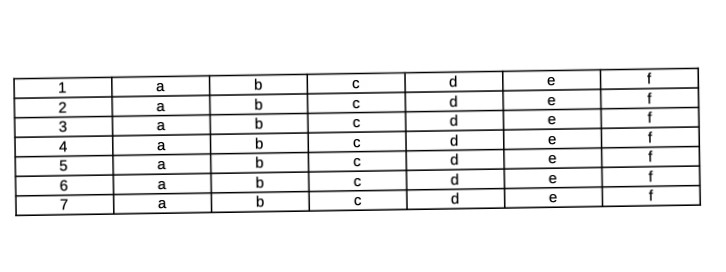
#> input picture examples/example7.png, 726 x 272 px, found by its file name
$ python row.py
#> lines starting #> are read from the running program, lines starting #| are printed output that depends on the picture; after the words box and inside, x2 and y2 are one past the last pixel; in counts of white or black regions, pixels touching at a corner belong together
import os
import cv2
import numpy as np


# Возвращает повёрнутое изображение (матрицу) на угол "angle"
# https://www.pyimagesearch.com/2017/02/20/text-skew-correction-opencv-python/
def rotate_image(image):
    gray = cv2.bitwise_not(cv2.cvtColor(image_orig, cv2.COLOR_BGR2GRAY))
    thresh = cv2.threshold(gray, 0, 255, cv2.THRESH_BINARY | cv2.THRESH_OTSU)[1]
    coords = np.column_stack(np.where(thresh > 0))
    angle = cv2.minAreaRect(coords)[-1]
    if angle < -45:
        angle = -(90 + angle)
    else:
        angle = -angle
    print("[INFO] angle: {:.3f}".format(angle))
    (h, w) = image.shape[:2]
    center = (w // 2, h // 2)
    M = cv2.getRotationMatrix2D(center, angle, 1.0)
    return cv2.warpAffine(image, M, (w, h), flags=cv2.INTER_CUBIC, borderMode=cv2.BORDER_REPLICATE)


# сортирует контруры, возвращает вложенный массив, табличное представление
# [[((x,y),(w,h),angle)),((x,y),(w,h),angle)),...],[((x,y),(w,h),angle)),((x,y),(w,h),angle)),...],]
def sorting_contours(contours):
    contours2 = contours.copy()
    cell_table = []
    while len(contours2) > 0:
        t = contours2[0]  # первый попавшийся
        y = contours2[0][0][1]  # смотрим кординату y
        line_outlines = []  # здесь будут контрура принадлежащие одной строке
        for _ in contours2[:]:
            nextY = _[0][1]
            if y + 5 > nextY > y - 5:
                y = nextY
                line_outlines.append(_)
                contours2.remove(_)
        cell_table.append(line_outlines)
    return cell_table


def show_row(point_table, n):
    row = point_table[n - 1]

    maxY = 0
    for _ in row:
        for __ in _:
            if __[1] > maxY:
                maxY = __[1]
    minY = row[0][0][1]
    for _ in row:
        for __ in _:
            if __[1] < minY:
                minY = __[1]

    maxX = 0

    for _ in row:
        for __ in _:
            if __[0] > maxX:
                maxX = __[0]
    minX = row[0][0][0]

    for _ in row:
        for __ in _:
            if __[0] < minX:
                minX = __[0]

    return rotated_img[int(minY):int(maxY), int(minX):int(maxX)]


def cells(contours):
    # здесь преобразование беспорядочных точек контуров в отсортированые 4 точки углов каждой ячейки:
    n = 0
    cells = []
    for idx, contour in enumerate(contours):
        if hierarchy[0][idx][3] == 1:
            n += 1
            rect = cv2.minAreaRect(contour)  # выход:((x,y),(w,h),angle))
            cells.append(rect)
            box = cv2.boxPoints(rect)
            box = np.int0(box)
            # show color contours
            # cv2.drawContours(rotated_img, [box], 0, (0, 0, 255), 1)
    return cells

def places_intersection_points(point_table):
    # Расставляет точки пересечения
    for _ in point_table:
        for __ in _:
            for ___ in __:
                cv2.circle(rotated_img, (int(___[0]), int(___[1])), 2, (255, 0, 255),
                           2)  # цвет точек пересечения (феолет.)
    return point_table

def point_in_table(table):
    point_table = []
    for _ in table:
        row = []
        for __ in _:
            row.append(cv2.boxPoints(__))
        point_table.append(row)
    return point_table


def show_cell_numbers():
    # отображение номеров ячеек
    n = 1
    d = 1
    for _ in table:
        for __ in _:
            cv2.putText(rotated_img, str(n), (int(__[0][0]), int(__[0][1])), cv2.FONT_HERSHEY_SIMPLEX, 0.5, (255, 0, 0),
                        1,
                        cv2.LINE_AA)  # цвет нумерации ячеек (синий)
            n += 1
        d += 1
    return table


"""
начало работы
"""
# чтение изображение в img
image_orig = cv2.imread('examples' + os.sep + 'rotated' + os.sep + 'example7.png')
#> image_orig is the input picture: shape (272, 726, 3); min 0, max 255, mean 240.1
# автоповорот изображения
rotated_img = rotate_image(image_orig)
#> in rotate_image, `gray = cv2.bitwise_not(cv2.cvtColor(image_orig, cv2.COLOR_BGR2GRAY))`:
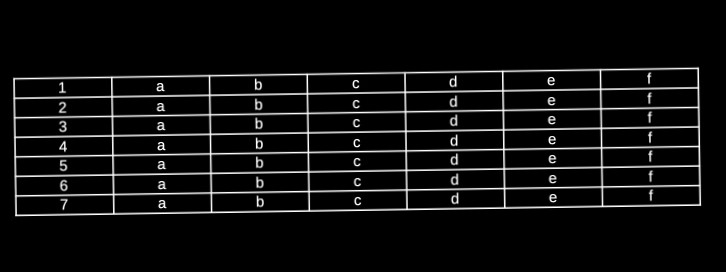
#> gray: shape (272, 726); min 0, max 255, mean 14.9
#> in rotate_image, `thresh = cv2.threshold(gray, 0, 255, cv2.THRESH_BINARY | cv2.THRESH_OT..`:
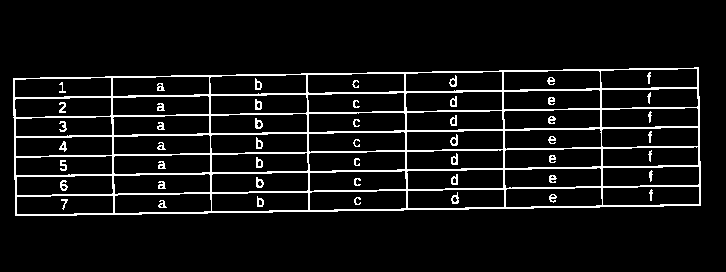
#> thresh: shape (272, 726); 7.5% white in thin lines or dots, all inside (x1, y1, x2, y2) = (13, 67, 701, 216)
#> in rotate_image, `coords = np.column_stack(np.where(thresh > 0))`: coords = 14722 pairs, first value 67 to 215, second value 13 to 700
#> in rotate_image, `angle = cv2.minAreaRect(coords)[-1]`: angle = -89.12
#> in rotate_image, `angle = -(90 + angle)`: angle = -0.877
#| [INFO] angle: -0.877
#> in rotate_image, `M = cv2.getRotationMatrix2D(center, angle, 1.0)`: M = [[1, -0.0153, 2.12], [0.0153, 1, -5.54]]
#> in rotate_image, `return cv2.warpAffine(image, M, (w, h), flags=cv2.INTER_CUBIC, borderM..`:
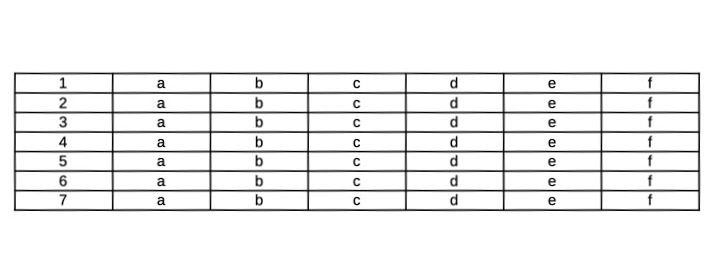
#> returned value: shape (272, 726, 3); min 0, max 255, mean 239.9
cv2.imwrite('out' + os.sep + 'Input.png', rotated_img)
cv2.imwrite('out' + os.sep + 'Input_orig.png', image_orig)
# конвертирование в оттенки серого результат в "gray"
gray = cv2.cvtColor(rotated_img, cv2.COLOR_BGR2GRAY)
# пороговое осветление (все пиксели ярче 200 становятся белыми (255)остальные чёрными (0)) результат в "trash"
# первое число очень важно - от его выбора зависит как определятся контуры
ret, thresh = cv2.threshold(gray, 200, 255, 0, cv2.THRESH_BINARY)
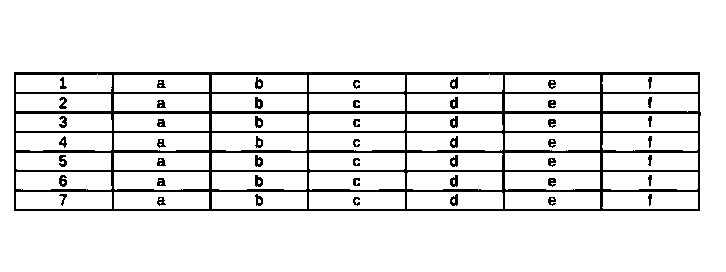
#> thresh: shape (272, 726); 90.9% white; 50 black regions, largest, box (x1, y1, x2, y2) and area: (14, 72, 701, 211) 15525, (255, 97, 263, 109) 69, (450, 116, 458, 128) 68
img_erode = cv2.erode(thresh, np.ones((3, 3), np.uint8),
                      iterations=1)  # эрозия)) - каждый чёрный пиксель закрашивает соседние вокруг себя
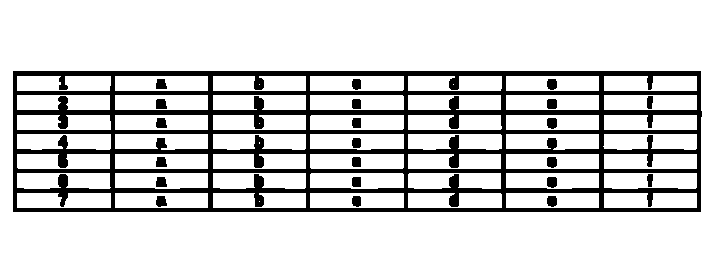
#> img_erode: shape (272, 726); 83.3% white; 22 black regions
# поиск контуров в "contours" изображение контуров, а в "hierarhy" иерархия (инф о вложенности контуров)
contours, hierarchy = cv2.findContours(img_erode, cv2.RETR_TREE, cv2.CHAIN_APPROX_SIMPLE)
#> contours = 77 contours, 5 with area under 20; largest, box (x1, y1, x2, y2) and area: (0, 0, 726, 272) 196475, (12, 70, 703, 213) 97842, (604, 173, 697, 189) 1332, (310, 173, 404, 189) 1328, (310, 134, 404, 150) 1316
# копирование входного изображение чтобы потом наложить на него контуры
output = rotated_img.copy()
cnt = contours[1]  # самый большой контур копировать в cnt
#> cnt = contour of 12 points, box (x1, y1, x2, y2) (12, 70, 703, 213), area 97842

# поиск контуров (contours - координаты точек контуров, hierarchy - иерархия)
contours, hierarchy = cv2.findContours(img_erode, cv2.RETR_TREE, cv2.CHAIN_APPROX_SIMPLE)

table = sorting_contours(cells(contours))
#> the loop in cells, `for idx, contour in enumerate(contours):` made 77 passes
#> (contour, box) on passes 5, 8, 11, 26, 32: ([[506, 193], [506, 207], [598, 207], [598, 193]], [[598, 207], [506, 207], [506, 193], [598, 193]]), ([[310, 193], [310, 207], [403, 207], [403, 193]], [[403, 207], [310, 207], [310, 193], [403, 193]]), ([[115, 193], [115, 207], [207, 207], [207, 193]], [[207, 207], [115, 207], [115, 193], [207, 193]]), ([[506, 154], [506, 168], [598, 168], [598, 154]], [[598, 168], [506, 168], [506, 154], [598, 154]]), ([[115, 154], [115, 168], [207, 168], [207, 154]], [[207, 168], [115, 168], [115, 154], [207, 154]])
#> box on passes 3, 4, 7, 10, 13, 14: [[259, 201], [259, 201], [259, 201], [259, 201]], [[696, 207], [604, 207], [604, 193], [696, 193]], [[501, 207], [408, 207], [408, 193], [501, 193]], [[305, 207], [213, 207], [213, 193], [305, 193]], [[110, 207], [17, 207], [17, 193], [110, 193]], [[695, 187], [603, 187], [603, 172], [695, 172]]
#> after the loop in cells, `for idx, contour in enumerate(contours):`: cells = 54 items; n = 54
#> in sorting_contours, `contours2 = contours.copy()`: contours2 = 54 items
#> the loop in sorting_contours, `while len(contours2) > 0:` made 7 passes
#> t on passes 1 to 7: ((259, 201), (0, 0), -90), ((650, 180.5), (15, 92), -90), ((650, 161), (14, 92), -90), ((259, 142.5), (1, 0), -90), ((259, 123), (0, 0), -90), ((650, 102), (14, 92), -90), ((453, 84), (0, 0), -90)
#> after the loop in sorting_contours, `while len(contours2) > 0:`: cell_table = 7 items; contours2 = []
#> table = 7 items


point_table = point_in_table(table)
#> the loop in point_in_table, `for _ in table:` made 7 passes
#> point_table = 7 items

# Функция показывает точки пересечения
# places_intersection_points(point_table)
# Функция показывает номера ячеек
# show_cell_numbers()

# Отображает строку по номеру
cv2.imwrite('out' + os.sep + 'cropped.png', show_row(point_table, 6))
#> the loop in show_row, `for _ in row:` made 7 passes
#> after the loop in show_row, `for _ in row:`: maxY = 109
#> after the loop in show_row, `for _ in row:`: minY = 95
#> after the loop in show_row, `for _ in row:`: maxX = 696
#> after the loop in show_row, `for _ in row:`: minX = 17

$ run again, with examples/example6+angle.png copied over examples/example7.png
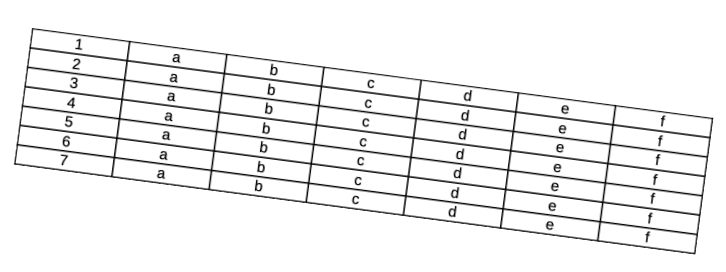
#> input picture examples/example6+angle.png, 726 x 272 px, found by its file name
#> image_orig is the input picture: shape (272, 726, 3); min 0, max 255, mean 240.9
#> in rotate_image, `thresh = cv2.threshold(gray, 0, 255, cv2.THRESH_BINARY | cv2.THRESH_OT..`:
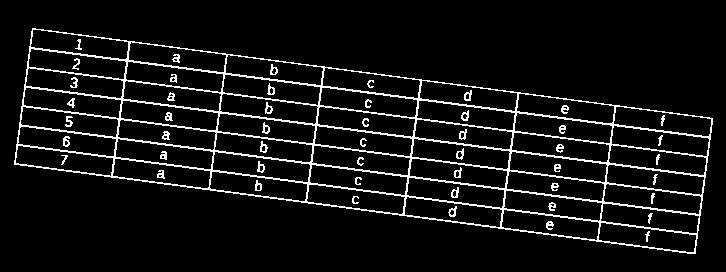
#> thresh: shape (272, 726); 7.3% white in thin lines or dots, all inside (x1, y1, x2, y2) = (14, 28, 713, 254)
#> coords = 14399 pairs, first value 28 to 253, second value 14 to 712
#> in rotate_image, `angle = cv2.minAreaRect(coords)[-1]`: angle = -7.52
#> in rotate_image, `angle = -angle`: angle = 7.52
#| [INFO] angle: 7.521
#> M = [[0.991, 0.131, -14.68], [-0.131, 0.991, 48.68]]
#> `img_erode = cv2.erode(thresh, np.ones((3, 3), np.uint8), iterations=1)`:
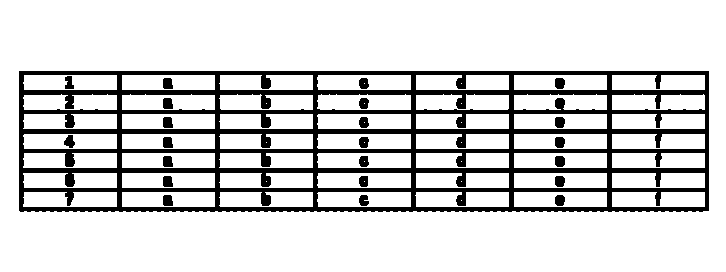
#> img_erode: shape (272, 726); 83.1% white; 23 black regions
#> contours = 89 contours, 16 with area under 20; largest, box (x1, y1, x2, y2) and area: (0, 0, 726, 272) 196475, (18, 70, 710, 213) 97809, (317, 75, 411, 90) 1294, (317, 173, 411, 188) 1293, (317, 94, 411, 110) 1293
#> cnt = contour of 366 points, box (x1, y1, x2, y2) (18, 70, 710, 213), area 97809
#> the loop in cells, `for idx, contour in enumerate(contours):` made 89 passes
#> (contour, box) on passes 5, 11, 17: ([[514, 192], [514, 206], [606, 206], [606, 192]], [[606, 206], [514, 206], [514, 192], [606, 192]]), ([[122, 192], [122, 206], [214, 206], [214, 192]], [[214, 206], [122, 206], [122, 192], [214, 192]]), ([[514, 173], [514, 187], [606, 187], [606, 173]], [[606, 187], [514, 187], [514, 173], [606, 173]])
#> after the loop in cells, `for idx, contour in enumerate(contours):`: cells = 59 items; n = 59
#> in sorting_contours, `contours2 = contours.copy()`: contours2 = 59 items
#> the loop in sorting_contours, `while len(contours2) > 0:` made 7 passes
#> t on passes 1 to 7: ((461, 200), (0, 0), -90), ((461, 181), (0, 0), -90), ((461, 161), (0, 0), -90), ((461, 142), (0, 0), -90), ((461, 122), (0, 0), -90), ((461, 103), (0, 0), -90), ((461, 83), (0, 0), -90)
#> after the loop in sorting_contours, `while len(contours2) > 0:`: cell_table = 7 items; contours2 = []
#> table = 7 items
#> the loop in point_in_table, `for _ in table:` made 7 passes
#> row = 9 items
#> the loop in show_row, `for _ in row:` made 9 passes
#> after the loop in show_row, `for _ in row:`: maxY = 109
#> in show_row, `minY = row[0][0][1]`: minY = 103
#> after the loop in show_row, `for _ in row:`: minY = 94
#> after the loop in show_row, `for _ in row:`: maxX = 704
#> in show_row, `minX = row[0][0][0]`: minX = 461
#> after the loop in show_row, `for _ in row:`: minX = 23
